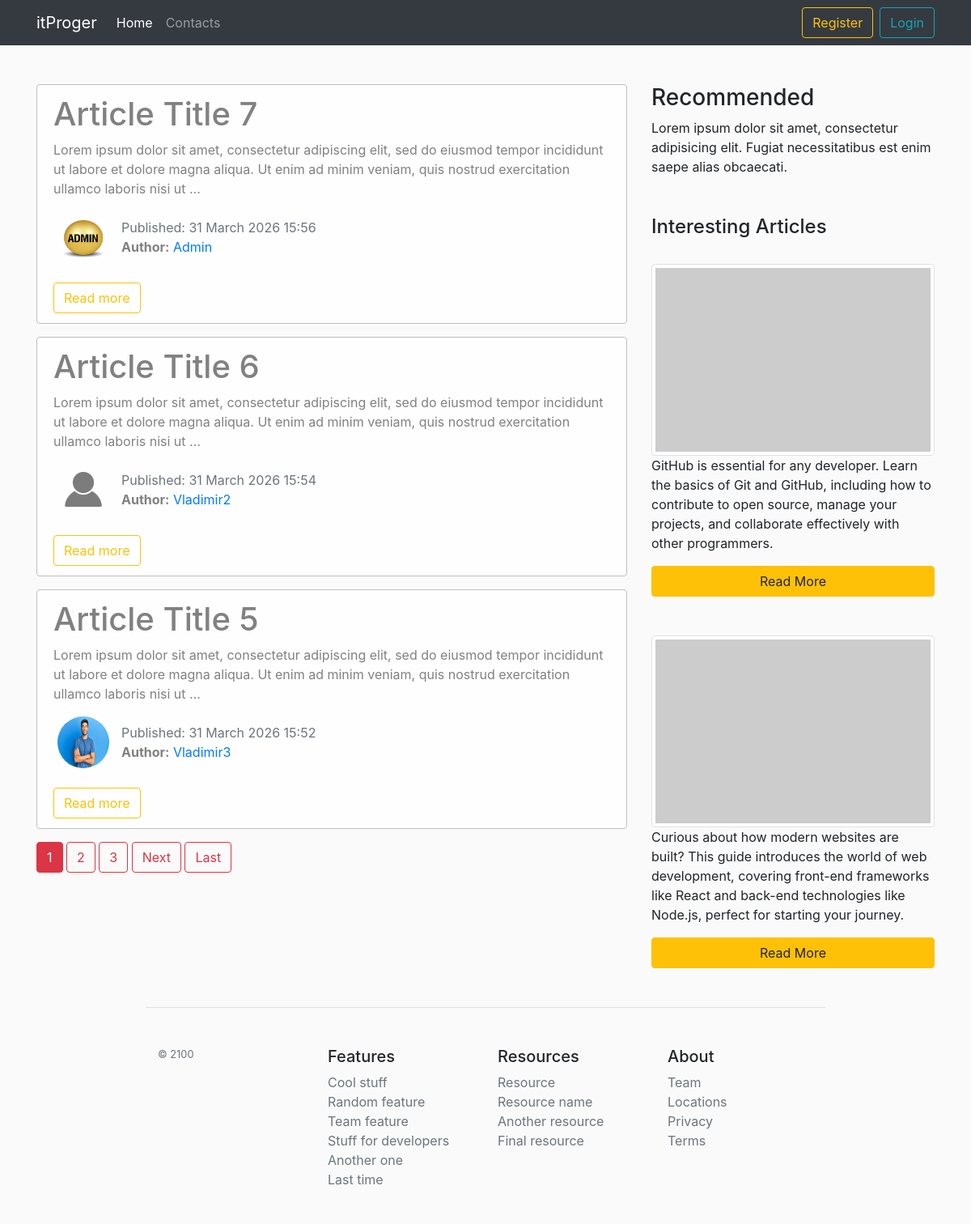
The page / on the database its author committed.
### blog/models.py (models this page shows, shortened)
class News(models.Model):
    title = models.CharField('Title', max_length=100, unique=True)
    text = models.TextField('Text')
    date = models.DateTimeField('Дата', default=timezone.now)
    avtor = models.ForeignKey(User, verbose_name='Автор', on_delete=models.CASCADE)
    views = models.IntegerField('Просмотры', default=1)
    class Meta:
        verbose_name = 'Новость'
        verbose_name_plural = 'Новости'

### users/models.py (models this page shows, shortened)
class Profile(models.Model):
    user = models.OneToOneField(User, on_delete=models.CASCADE)
    img = models.ImageField('Фото пользователя', default='default.png', upload_to='user_images')
    class Meta:
        verbose_name = 'Профайл'
        verbose_name_plural = 'Профайлы'

### blog/views.py (the view)
# urls.py: path('', views.ShowNewsView.as_view(), name='home'),
class ShowNewsView(ListView):
    model = News
    template_name = 'blog/home.html'
    context_object_name = 'news'
    ordering = ['-date']
    paginate_by = 3
    def get_context_data(self, **kwards):
        ctx = super(ShowNewsView, self).get_context_data(**kwards)
        ctx['active_tab'] = 'home'
        ctx['title'] = 'Home page'
        return ctx

### blog/templates/blog/home.html (shortened to what this page needs)
{% extends 'blog/base.html' %}
{% block content %}
  {% for post in news %}
    <div class="alert alert-light">
      <h1>{{ post.title }}</h1>
      <p>{{ post.text|striptags|truncatechars:200 }}</p>
      <div class="row">
        <div>
          <img src="{{ post.avtor.profile.img.url }}" alt="{{ post.avtor }}" class="user_images">
        </div>
        <div class="mt-2">
          <span class="text-muted">Published: {{ post.date|date:"d E Y H:i" }}</span>
          <p><b>Author:</b> <a href="{% url 'user-news' post.avtor %}">{{ post.avtor }}</a></p>
        </div>
      </div>
      <a href="{% url 'news-detail' post.id %}" class="btn btn-outline-warning mt-3">Read more</a>
    </div>
  {% endfor %}
  {% if is_paginated %}
    {% for num in page_obj.paginator.page_range %}
      {% if num == page_obj.number %}
        <button class="btn btn-danger">{{ num }}</button>
      {% elif num > page_obj.number|add:'-3' and num < page_obj.number|add:'3' %}
        <a href="?page={{ num }}" class="btn btn-outline-danger">{{ num }}</a>
      {% endif %}
    {% endfor %}
    {% if page_obj.has_next %}
      <a href="?page={{ page_obj.next_page_number }}" class="btn btn-outline-danger">Next</a>
      <a href="?page={{ page_obj.paginator.num_pages }}" class="btn btn-outline-danger">Last</a>
    {% endif %}
  {% endif %}
{% endblock %}

### blog/templates/blog/base.html (shortened to what this page needs)
{% load static %}
<!DOCTYPE html>
<html lang="en">
<head>
  <link rel="stylesheet" href="https://stackpath.bootstrapcdn.com/bootstrap/4.5.0/css/bootstrap.min.css">
  <link rel="stylesheet" href="{% static 'blog/main.css' %}">
</head>
<body>
  <nav class="navbar navbar-expand-lg navbar-dark bg-dark">
    <div class="container">
      <a class="navbar-brand" href="{% url 'home' %}">itProger</a>
      <div class="collapse navbar-collapse" id="navbarsExample09">
        <ul class="navbar-nav mr-auto">
          <li class="nav-item">
            <a class="nav-link {% if active_tab == 'home' %}active{% endif %}" href="{% url 'home' %}">Home</a>
          </li>
          <li class="nav-item">
            <a class="nav-link {% if active_tab == 'contacts' %}active{% endif %}" href="{% url 'contacts' %}">Contacts</a>
          </li>
        </ul>
        <div class="d-flex flex-column flex-lg-row mt-3 mt-lg-0">
          {% if not user.is_authenticated %}
          <a href="{% url 'reg' %}" class="mb-2 mb-lg-0 mr-lg-2">
            <button class="btn btn-outline-warning w-100">Register</button>
          </a>
          <a href="{% url 'user' %}">
            <button class="btn btn-outline-info w-100">Login</button>
          </a>
          {% endif %}
        </div>
      </div>
    </div>
  </nav>
  <div class="container mt-5">
    <div class="row">
      <div class="col-md-8">
        {% block content %}
        {% endblock %}
      </div>
      <aside class="col-md-4">
        <h3>Recommended</h3>
        <p>Lorem ipsum dolor sit amet, consectetur adipisicing elit. Fugiat necessitatibus est enim saepe alias obcaecati.</p>
        <br>
        <h4 class="mt-2">Interesting Articles</h4><br>
        <img src="https://picsum.photos/id/0/300/200" class="img-thumbnail w-100" alt="GitHub Collaboration">
        <p>GitHub is essential for any developer. Learn the basics of Git and GitHub, including how to contribute to open source, manage your projects, and collaborate effectively with other programmers.</p>
        <a href="https://guides.github.com/activities/hello-world/" target="_blank" class="d-block">
          <button class="btn btn-warning w-100">Read More</button>
        </a><br>
        <img src="https://picsum.photos/id/1/300/200" class="img-thumbnail mt-4 w-100" alt="Web Development">
        <p>Curious about how modern websites are built? This guide introduces the world of web development, covering front-end frameworks like React and back-end technologies like Node.js, perfect for starting your journey.</p>
        <a href="https://www.theodinproject.com/" target="_blank" class="d-block">
          <button class="btn btn-warning w-100">Read More</button>
        </a>
      </aside>
    </div>
  </div>
  <footer class="pt-4 my-md-5 pt-md-5 border-top">
    <div class="container">
      <div class="row">
        <div class="col-12 col-md">
          <small class="d-block mb-3 text-muted">© 2100</small>
        </div>
        <div class="col-6 col-md">
          <h5>Features</h5>
          <ul class="list-unstyled text-small">
            <li><a class="text-muted" href="#">Cool stuff</a></li>
            <li><a class="text-muted" href="#">Random feature</a></li>
            <li><a class="text-muted" href="#">Team feature</a></li>
            <li><a class="text-muted" href="#">Stuff for developers</a></li>
            <li><a class="text-muted" href="#">Another one</a></li>
            <li><a class="text-muted" href="#">Last time</a></li>
          </ul>
        </div>
        <div class="col-6 col-md">
          <h5>Resources</h5>
          <ul class="list-unstyled text-small">
            <li><a class="text-muted" href="#">Resource</a></li>
            <li><a class="text-muted" href="#">Resource name</a></li>
            <li><a class="text-muted" href="#">Another resource</a></li>
            <li><a class="text-muted" href="#">Final resource</a></li>
          </ul>
        </div>
        <div class="col-6 col-md">
          <h5>About</h5>
          <ul class="list-unstyled text-small">
            <li><a class="text-muted" href="#">Team</a></li>
            <li><a class="text-muted" href="#">Locations</a></li>
            <li><a class="text-muted" href="#">Privacy</a></li>
            <li><a class="text-muted" href="#">Terms</a></li>
          </ul>
        </div>
      </div>
    </div>
  </footer>
</body>
</html>

### blog/static/blog/main.css (style rules this page uses)
body { background: #fafafa; }
.alert-light { border-color: #bfbfbf; }
.user_images { width: 64px; height: 64px; border-radius: 50%; margin-right: 15px; margin-left: 20px; }
footer { width: 70%; margin-left: 15%; }

### rows shown on the page
News: title "Article Title 7", text "Lorem ipsum dolor sit amet, consectetur adipiscing elit, sed do eiusmod tempor incididunt ut labore et dolore magna aliqua. Ut enim ad minim veniam, quis nostrud exercitation ullamco laboris nisi ut …", avtor.profile.img (picture), date "31 March 2026 15:56", avtor "Admin"
News: title "Article Title 6", text "Lorem ipsum dolor sit amet, consectetur adipiscing elit, sed do eiusmod tempor incididunt ut labore et dolore magna aliqua. Ut enim ad minim veniam, quis nostrud exercitation ullamco laboris nisi ut …", avtor.profile.img (placeholder picture), date "31 March 2026 15:54", avtor "Vladimir2"
News: title "Article Title 5", text "Lorem ipsum dolor sit amet, consectetur adipiscing elit, sed do eiusmod tempor incididunt ut labore et dolore magna aliqua. Ut enim ad minim veniam, quis nostrud exercitation ullamco laboris nisi ut …", avtor.profile.img (picture), date "31 March 2026 15:52", avtor "Vladimir3"

### other values the page prints
{{ num }} "1"
{{ num }} "2" "3"
